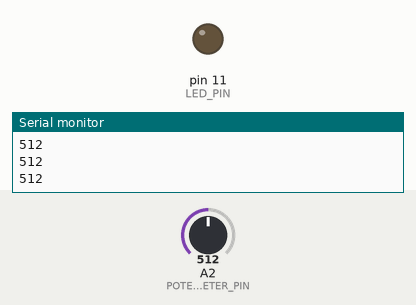
Simulated run of this sketch. Board: Arduino Uno, built with avr-gcc and run on an emulated ATmega328P. Parts: output pins drawn as LEDs (lit = HIGH), the last lines printed to the serial monitor. Inputs (shaded band) come from the test bench; at power-on: A2 (POTENTIOMETER_PIN) = 512.

Above: at 1.2 s.
1.3 s: A2 (POTENTIOMETER_PIN) set to 1015
2.8 s: A2 (POTENTIOMETER_PIN) set to 1023
At 3.8 s:
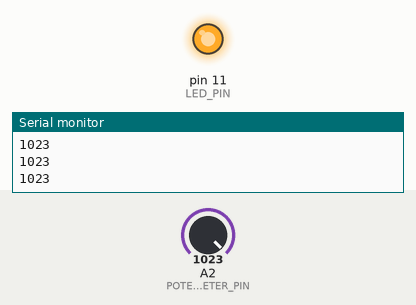
4.3 s: A2 (POTENTIOMETER_PIN) set to 900
At 4.9 s:
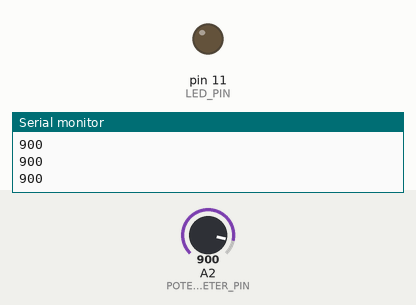
Timing chart, 0 to 7.3 s (numbered marks = the images above; inputs shaded):
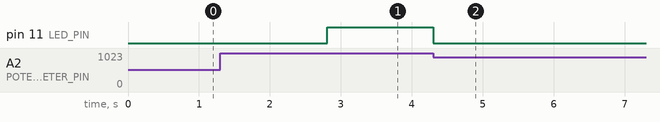

Measured:
- the behaviour switches between 1022 and 1023 on A2 (POTENTIOMETER_PIN) (found by bisection; images 0 and 1)
- after the input at 2.8 s, pin 11 (LED_PIN): LOW → HIGH at once
- after the input at 4.3 s, pin 11 (LED_PIN): HIGH → LOW at once

The sketch:

project_3.ino
```cpp
//Analog Input Pin:
//  Reads input voltage from analog sensor, like a potentiometer
//   and translates to integer from 0 (0% - 0V) to 1023 (100% - 5v)

// NOTE: can only read (not write) analog values using Analog Input Pin
//   thus CANNOT use analogWrite function for Analog Input Pin
//    the function is used on digital pins with PWM functionality

// Analog pin can be used as DIGITAL pin (without PWM functionality), i.e.
//   pinMode(pin_#, OUTPUT);
//   digitalWrite(pin_#, HIGH);

// In summary:
//   digitalWrite() - ok
//   analogWrite() - not possible (NO PWM functionality)

// Project 3 - Use Potentiometer to Power LED
#define POTENTIOMETER_PIN A2 // Analog Input Pin
#define LED_PIN 11

void setup() {
  // !! No need to set mode for Analog Input Pin,
  //  since it's already in input mode by default
  pinMode(LED_PIN, OUTPUT);
  Serial.begin(9600);
}

void loop() {
  // analogRead() gives value 0 to 1023
  Serial.println(analogRead(POTENTIOMETER_PIN));

  // power on the LED
  int brightness = int(analogRead(POTENTIOMETER_PIN)/1023 * 255);
  analogWrite(LED_PIN, brightness);

}
```
